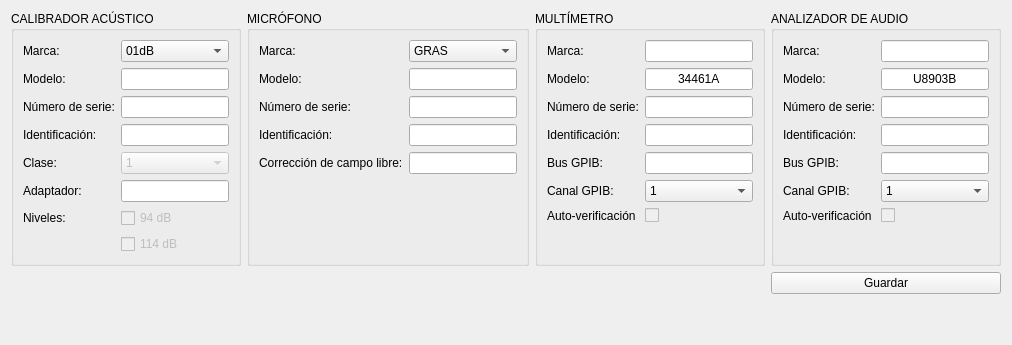
      <widget class="QWidget" name="standardsTab">
       <property name="sizePolicy">
        <sizepolicy hsizetype="Expanding" vsizetype="Expanding">
         <horstretch>0</horstretch>
         <verstretch>0</verstretch>
        </sizepolicy>
       </property>
       <property name="font">
        <font>
         <weight>50</weight>
         <bold>false</bold>
        </font>
       </property>
       <attribute name="title">
        <string>Patrones</string>
       </attribute>
       <layout class="QGridLayout" name="gridLayout">
        <item row="1" column="4">
         <widget class="QPushButton" name="saveStandardsInfo">
          <property name="enabled">
           <bool>true</bool>
          </property>
          <property name="text">
           <string>Guardar</string>
          </property>
         </widget>
        </item>
        <item row="0" column="4">
         <widget class="QGroupBox" name="audioAnalyzerGroupBox">
          <property name="title">
           <string>ANALIZADOR DE AUDIO</string>
          </property>
          <layout class="QFormLayout" name="formLayout">
           <item row="0" column="0">
            <widget class="QLabel" name="analyzerBrandLabel">
             <property name="text">
              <string>Marca:</string>
             </property>
            </widget>
           </item>
           <item row="0" column="1">
            <widget class="QLineEdit" name="analyzerBrandLineEdit">
             <property name="alignment">
              <set>Qt::AlignCenter</set>
             </property>
             <property name="readOnly">
              <bool>false</bool>
             </property>
            </widget>
           </item>
           <item row="1" column="0">
            <widget class="QLabel" name="analyzerModelLabel">
             <property name="text">
              <string>Modelo:</string>
             </property>
            </widget>
           </item>
           <item row="1" column="1">
            <widget class="QLineEdit" name="analyzerModelLineEdit">
             <property name="text">
              <string>U8903B</string>
             </property>
             <property name="alignment">
              <set>Qt::AlignCenter</set>
             </property>
             <property name="readOnly">
              <bool>true</bool>
             </property>
            </widget>
           </item>
           <item row="2" column="0">
            <widget class="QLabel" name="analyzerSerialNumberLabel">
             <property name="text">
              <string>Número de serie:</string>
             </property>
            </widget>
           </item>
           <item row="2" column="1">
            <widget class="QLineEdit" name="analyzerSerialNumberLineEdit">
             <property name="alignment">
              <set>Qt::AlignCenter</set>
             </property>
             <property name="readOnly">
              <bool>false</bool>
             </property>
            </widget>
           </item>
           <item row="3" column="0">
            <widget class="QLabel" name="analyzerIdentificationLabel">
             <property name="text">
              <string>Identificación:</string>
             </property>
            </widget>
           </item>
           <item row="3" column="1">
            <widget class="QLineEdit" name="analyzerIdentificationLineEdit">
             <property name="alignment">
              <set>Qt::AlignCenter</set>
             </property>
             <property name="readOnly">
              <bool>false</bool>
             </property>
            </widget>
           </item>
           <item row="4" column="0">
            <widget class="QLabel" name="analyzerGPIBBusLabel">
             <property name="text">
              <string>Bus GPIB:</string>
             </property>
            </widget>
           </item>
           <item row="4" column="1">
            <widget class="QLineEdit" name="analyzerGPIBBusLineEdit">
             <property name="alignment">
              <set>Qt::AlignCenter</set>
             </property>
             <property name="readOnly">
              <bool>false</bool>
             </property>
            </widget>
           </item>
           <item row="6" column="0">
            <widget class="QLabel" name="analyzerGPIBChannelLabel">
             <property name="text">
              <string>Canal GPIB:</string>
             </property>
            </widget>
           </item>
           <item row="6" column="1">
            <widget class="QComboBox" name="analyzerGPIBChannelComboBox">
             <property name="enabled">
              <bool>true</bool>
             </property>
             <item>
              <property name="text">
               <string>1</string>
              </property>
             </item>
             <item>
              <property name="text">
               <string>2</string>
              </property>
             </item>
             <item>
              <property name="text">
               <string>3</string>
              </property>
             </item>
             <item>
              <property name="text">
               <string>4</string>
              </property>
             </item>
             <item>
              <property name="text">
               <string>5</string>
              </property>
             </item>
             <item>
              <property name="text">
               <string>6</string>
              </property>
             </item>
             <item>
              <property name="text">
               <string>7</string>
              </property>
             </item>
             <item>
              <property name="text">
               <string>8</string>
              </property>
             </item>
             <item>
              <property name="text">
               <string>9</string>
              </property>
             </item>
             <item>
              <property name="text">
               <string>10</string>
              </property>
             </item>
             <item>
              <property name="text">
               <string>11</string>
              </property>
             </item>
             <item>
              <property name="text">
               <string>12</string>
              </property>
             </item>
             <item>
              <property name="text">
               <string>13</string>
              </property>
             </item>
             <item>
              <property name="text">
               <string>14</string>
              </property>
             </item>
             <item>
              <property name="text">
               <string>15</string>
              </property>
             </item>
             <item>
              <property name="text">
               <string>16</string>
              </property>
             </item>
             <item>
              <property name="text">
               <string>17</string>
              </property>
             </item>
             <item>
              <property name="text">
               <string>18</string>
              </property>
             </item>
             <item>
              <property name="text">
               <string>19</string>
              </property>
             </item>
             <item>
              <property name="text">
               <string>20</string>
              </property>
             </item>
             <item>
              <property name="text">
               <string>22</string>
              </property>
             </item>
             <item>
              <property name="text">
               <string>23</string>
              </property>
             </item>
             <item>
              <property name="text">
               <string>24</string>
              </property>
             </item>
            </widget>
           </item>
           <item row="7" column="0">
            <widget class="QLabel" name="analyzerSelfTestLabel">
             <property name="text">
              <string>Auto-verificación</string>
             </property>
            </widget>
           </item>
           <item row="7" column="1">
            <widget class="QCheckBox" name="analyzerSelfTestCheckBox">
             <property name="enabled">
              <bool>false</bool>
             </property>
            </widget>
           </item>
          </layout>
         </widget>
        </item>
        <item row="0" column="1">
         <widget class="QGroupBox" name="micGroupBox">
          <property name="title">
           <string>MICRÓFONO</string>
          </property>
          <layout class="QFormLayout" name="formLayout_6">
           <item row="0" column="0">
            <widget class="QLabel" name="micBrandLabel">
             <property name="text">
              <string>Marca:</string>
             </property>
            </widget>
           </item>
           <item row="0" column="1">
            <widget class="QComboBox" name="micBrandComboBox">
             <item>
              <property name="text">
               <string>GRAS</string>
              </property>
             </item>
            </widget>
           </item>
           <item row="1" column="0">
            <widget class="QLabel" name="micModelLabel">
             <property name="text">
              <string>Modelo:</string>
             </property>
            </widget>
           </item>
           <item row="1" column="1">
            <widget class="QLineEdit" name="micModelLineEdit">
             <property name="alignment">
              <set>Qt::AlignCenter</set>
             </property>
             <property name="readOnly">
              <bool>true</bool>
             </property>
            </widget>
           </item>
           <item row="2" column="0">
            <widget class="QLabel" name="micSerialNumberLabel">
             <property name="text">
              <string>Número de serie:</string>
             </property>
            </widget>
           </item>
           <item row="2" column="1">
            <widget class="QLineEdit" name="micSerialNumberLineEdit">
             <property name="alignment">
              <set>Qt::AlignCenter</set>
             </property>
             <property name="readOnly">
              <bool>true</bool>
             </property>
            </widget>
           </item>
           <item row="3" column="0">
            <widget class="QLabel" name="micIdentificationLabel">
             <property name="text">
              <string>Identificación:</string>
             </property>
            </widget>
           </item>
           <item row="3" column="1">
            <widget class="QLineEdit" name="micIdentificationLineEdit">
             <property name="alignment">
              <set>Qt::AlignCenter</set>
             </property>
             <property name="readOnly">
              <bool>true</bool>
             </property>
            </widget>
           </item>
           <item row="4" column="0">
            <widget class="QLabel" name="micFreeFieldCorrectionLabel">
             <property name="text">
              <string>Corrección de campo libre:</string>
             </property>
            </widget>
           </item>
           <item row="4" column="1">
            <widget class="QLineEdit" name="micFreeFieldCorrectionLineEdit">
             <property name="alignment">
              <set>Qt::AlignCenter</set>
             </property>
             <property name="readOnly">
              <bool>true</bool>
             </property>
            </widget>
           </item>
          </layout>
         </widget>
        </item>
        <item row="0" column="2">
         <widget class="QGroupBox" name="multimeterGroupBox">
          <property name="title">
           <string>MULTÍMETRO</string>
          </property>
          <layout class="QFormLayout" name="formLayout_3">
           <item row="0" column="0">
            <widget class="QLabel" name="multimeterBrandLabel">
             <property name="text">
              <string>Marca:</string>
             </property>
            </widget>
           </item>
           <item row="0" column="1">
            <widget class="QLineEdit" name="multimeterBrandLineEdit">
             <property name="alignment">
              <set>Qt::AlignCenter</set>
             </property>
             <property name="readOnly">
              <bool>false</bool>
             </property>
            </widget>
           </item>
           <item row="1" column="0">
            <widget class="QLabel" name="multimeterModelLabel">
             <property name="text">
              <string>Modelo:</string>
             </property>
            </widget>
           </item>
           <item row="1" column="1">
            <widget class="QLineEdit" name="multimeterModellLineEdit">
             <property name="text">
              <string>34461A</string>
             </property>
             <property name="alignment">
              <set>Qt::AlignCenter</set>
             </property>
             <property name="readOnly">
              <bool>true</bool>
             </property>
            </widget>
           </item>
           <item row="2" column="0">
            <widget class="QLabel" name="multimeterSerialNumberLabel">
             <property name="text">
              <string>Número de serie:</string>
             </property>
            </widget>
           </item>
           <item row="2" column="1">
            <widget class="QLineEdit" name="multimeterSerialNumberLineEdit">
             <property name="alignment">
              <set>Qt::AlignCenter</set>
             </property>
             <property name="readOnly">
              <bool>false</bool>
             </property>
            </widget>
           </item>
           <item row="3" column="0">
            <widget class="QLabel" name="multimeterIdentificationLabel">
             <property name="text">
              <string>Identificación:</string>
             </property>
            </widget>
           </item>
           <item row="3" column="1">
            <widget class="QLineEdit" name="multimeterIdentificationLineEdit">
             <property name="alignment">
              <set>Qt::AlignCenter</set>
             </property>
             <property name="readOnly">
              <bool>false</bool>
             </property>
            </widget>
           </item>
           <item row="4" column="0">
            <widget class="QLabel" name="multimeterGPIBbusLabel">
             <property name="text">
              <string>Bus GPIB:</string>
             </property>
            </widget>
           </item>
           <item row="4" column="1">
            <widget class="QLineEdit" name="multimeterGPIBbusLineEdit">
             <property name="alignment">
              <set>Qt::AlignCenter</set>
             </property>
             <property name="readOnly">
              <bool>false</bool>
             </property>
            </widget>
           </item>
           <item row="5" column="0">
            <widget class="QLabel" name="multimeterGPIBChannelLabel">
             <property name="text">
              <string>Canal GPIB:</string>
             </property>
            </widget>
           </item>
           <item row="5" column="1">
            <widget class="QComboBox" name="multimeterGPIBChannelComboBox">
             <property name="enabled">
              <bool>true</bool>
             </property>
             <item>
              <property name="text">
               <string>1</string>
              </property>
             </item>
             <item>
              <property name="text">
               <string>2</string>
              </property>
             </item>
             <item>
              <property name="text">
               <string>3</string>
              </property>
             </item>
             <item>
              <property name="text">
               <string>4</string>
              </property>
             </item>
             <item>
              <property name="text">
               <string>5</string>
              </property>
             </item>
             <item>
              <property name="text">
               <string>6</string>
              </property>
             </item>
             <item>
              <property name="text">
               <string>7</string>
              </property>
             </item>
             <item>
              <property name="text">
               <string>8</string>
              </property>
             </item>
             <item>
              <property name="text">
               <string>9</string>
              </property>
             </item>
             <item>
              <property name="text">
               <string>10</string>
              </property>
             </item>
             <item>
              <property name="text">
               <string>11</string>
              </property>
             </item>
             <item>
              <property name="text">
               <string>12</string>
              </property>
             </item>
             <item>
              <property name="text">
               <string>13</string>
              </property>
             </item>
             <item>
              <property name="text">
               <string>14</string>
              </property>
             </item>
             <item>
              <property name="text">
               <string>15</string>
              </property>
             </item>
             <item>
              <property name="text">
               <string>16</string>
              </property>
             </item>
             <item>
              <property name="text">
               <string>17</string>
              </property>
             </item>
             <item>
              <property name="text">
               <string>18</string>
              </property>
             </item>
             <item>
              <property name="text">
               <string>19</string>
              </property>
             </item>
             <item>
              <property name="text">
               <string>20</string>
              </property>
             </item>
             <item>
              <property name="text">
               <string>22</string>
              </property>
             </item>
             <item>
              <property name="text">
               <string>23</string>
              </property>
             </item>
             <item>
              <property name="text">
               <string>24</string>
              </property>
             </item>
            </widget>
           </item>
           <item row="6" column="0">
            <widget class="QLabel" name="multimeterSelfTestLabel">
             <property name="text">
              <string>Auto-verificación</string>
             </property>
            </widget>
           </item>
           <item row="6" column="1">
            <widget class="QCheckBox" name="multimeterSelfTestCheckBox">
             <property name="enabled">
              <bool>false</bool>
             </property>
            </widget>
           </item>
          </layout>
         </widget>
        </item>
        <item row="0" column="0">
         <widget class="QGroupBox" name="standardCalibratorGroupBox">
          <property name="title">
           <string>CALIBRADOR ACÚSTICO</string>
          </property>
          <layout class="QFormLayout" name="formLayout_2">
           <item row="0" column="0">
            <widget class="QLabel" name="standardBrandLabel">
             <property name="text">
              <string>Marca:</string>
             </property>
            </widget>
           </item>
           <item row="1" column="0">
            <widget class="QLabel" name="standardModelLabel">
             <property name="text">
              <string>Modelo:</string>
             </property>
            </widget>
           </item>
           <item row="1" column="1">
            <widget class="QLineEdit" name="standardModelLineEdit">
             <property name="enabled">
              <bool>true</bool>
             </property>
             <property name="alignment">
              <set>Qt::AlignCenter</set>
             </property>
             <property name="readOnly">
              <bool>true</bool>
             </property>
            </widget>
           </item>
           <item row="2" column="0">
            <widget class="QLabel" name="standardSerialNumberLabel">
             <property name="text">
              <string>Número de serie:</string>
             </property>
            </widget>
           </item>
           <item row="2" column="1">
            <widget class="QLineEdit" name="standardSerialNumberLineEdit">
             <property name="alignment">
              <set>Qt::AlignCenter</set>
             </property>
             <property name="readOnly">
              <bool>true</bool>
             </property>
            </widget>
           </item>
           <item row="3" column="0">
            <widget class="QLabel" name="standardIdentificationLabel">
             <property name="text">
              <string>Identificación:</string>
             </property>
            </widget>
           </item>
           <item row="3" column="1">
            <widget class="QLineEdit" name="standardIdentificationLineEdit">
             <property name="alignment">
              <set>Qt::AlignCenter</set>
             </property>
             <property name="readOnly">
              <bool>false</bool>
             </property>
            </widget>
           </item>
           <item row="4" column="0">
            <widget class="QLabel" name="standardClassLabel">
             <property name="text">
              <string>Clase:</string>
             </property>
            </widget>
           </item>
           <item row="4" column="1">
            <widget class="QComboBox" name="standardClassComboBox">
             <property name="enabled">
              <bool>false</bool>
             </property>
             <item>
              <property name="text">
               <string>1</string>
              </property>
             </item>
             <item>
              <property name="text">
               <string>2</string>
              </property>
             </item>
            </widget>
           </item>
           <item row="5" column="0">
            <widget class="QLabel" name="standardAdaptorLabel">
             <property name="text">
              <string>Adaptador:</string>
             </property>
            </widget>
           </item>
           <item row="5" column="1">
            <widget class="QLineEdit" name="standardAdaptorLineEdit">
             <property name="alignment">
              <set>Qt::AlignCenter</set>
             </property>
             <property name="readOnly">
              <bool>true</bool>
             </property>
            </widget>
           </item>
           <item row="6" column="0">
            <widget class="QLabel" name="standardLevelsLabel">
             <property name="text">
              <string>Niveles:</string>
             </property>
            </widget>
           </item>
           <item row="6" column="1">
            <widget class="QCheckBox" name="standardLevel94CheckBox">
             <property name="enabled">
              <bool>false</bool>
             </property>
             <property name="text">
              <string>94 dB</string>
             </property>
            </widget>
           </item>
           <item row="7" column="1">
            <widget class="QCheckBox" name="standardLevel114CheckBox">
             <property name="enabled">
              <bool>false</bool>
             </property>
             <property name="text">
              <string>114 dB</string>
             </property>
             <property name="checked">
              <bool>false</bool>
             </property>
            </widget>
           </item>
           <item row="0" column="1">
            <widget class="QComboBox" name="comboBox">
             <item>
              <property name="text">
               <string>01dB</string>
              </property>
             </item>
             <item>
              <property name="text">
               <string>Brüel &amp; Kjær</string>
              </property>
             </item>
            </widget>
           </item>
          </layout>
         </widget>
        </item>
        <item row="2" column="4">
         <spacer name="standardsVerticalSpacer">
          <property name="orientation">
           <enum>Qt::Vertical</enum>
          </property>
          <property name="sizeHint" stdset="0">
           <size>
            <width>20</width>
            <height>40</height>
           </size>
          </property>
         </spacer>
        </item>
       </layout>
      </widget>
